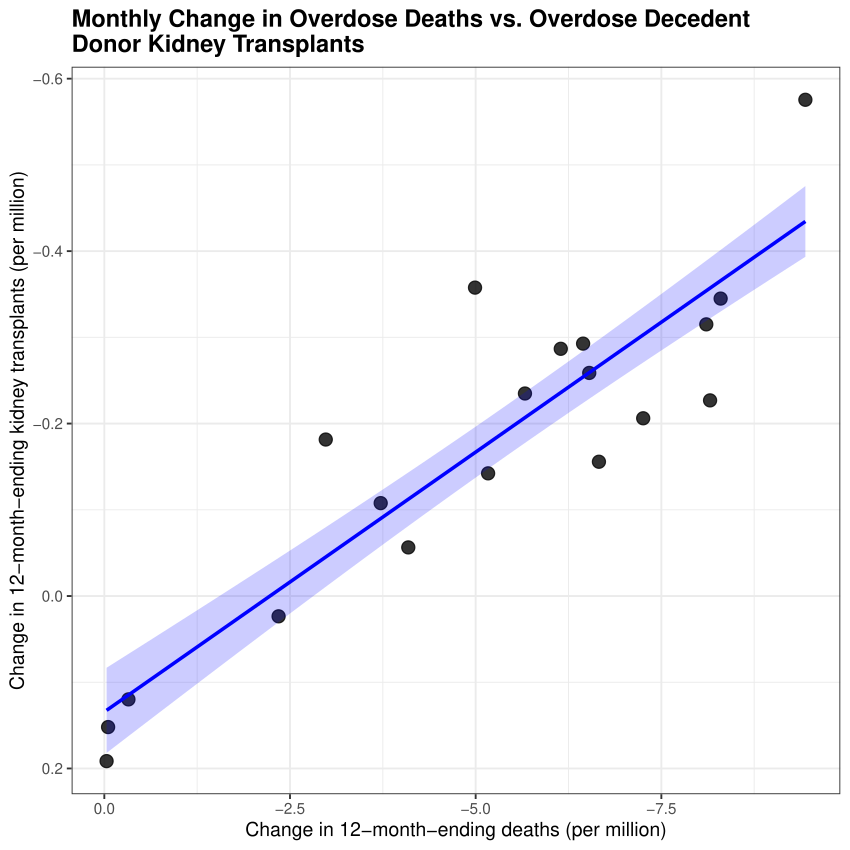

Generate this figure with R:
rm(list = ls())
pacman::p_load(tidyverse, lmtest, sandwich, here)
df <- read_csv(file.path(here(), "code", "submission 2", "Figure 2", "data", "Mortality_Vs_Transplant.csv"), 
                 col_types = cols(
                   Month                  = col_integer(),  # YYYYMM
                   ODD_Kidney_Transplants = col_double(),   # rate per million
                   ODD_Liver_Transplants  = col_double(),   # rate per million
                   ODD_deaths             = col_double()    # rate per million
                 )
)

df <- df %>%
  mutate(
    Year      = floor(Month / 100),
    Month_num = Month %% 100,
    Date      = as.Date(sprintf("%d-%02d-01", Year, Month_num)),
    .keep     = "unused"
  ) %>%
  arrange(Date)

# First differences
df_diff <- df %>%
  mutate(
    dKidney = ODD_Kidney_Transplants - lag(ODD_Kidney_Transplants),
    dLiver  = ODD_Liver_Transplants  - lag(ODD_Liver_Transplants),
    dDeaths = ODD_deaths             - lag(ODD_deaths)
  )

# ------------------------------------------------------------------------------
# 2. Analysis windows based on joinpoints
# ------------------------------------------------------------------------------

# Kidney peak at May 2023 → decline begins June 2023
df_kidney <- df_diff %>%
  filter(Date >= as.Date("2023-06-01")) %>%
  drop_na(dKidney, dDeaths)

# Liver peak at August 2023 → decline begins September 2023
df_liver <- df_diff %>%
  filter(Date >= as.Date("2023-09-01")) %>%
  drop_na(dLiver, dDeaths)

# ------------------------------------------------------------------------------
# 3. Helper: compute Newey–West lag
# ------------------------------------------------------------------------------

get_nw_lag <- function(model) {
  n <- length(residuals(model))
  auto_lag <- floor(4 * (n / 100)^(2/9)) # default HAC rule
  used_lag <- min(auto_lag, n - 1)
  tibble(n = n, auto_lag = auto_lag, used_lag = used_lag)
}

# ------------------------------------------------------------------------------
# 4. HAC regression + HAC plot
# ------------------------------------------------------------------------------

run_hac_model <- function(data, y_var, title_main, label_y) {
  y <- rlang::sym(y_var)
  
  cat("\n=============================================\n")
  cat("Series:", title_main, "\n")
  cat("=============================================\n")
  
  # --- Pearson correlation
  cat("=== Pearson Correlation ===\n")
  print(cor.test(dplyr::pull(data, !!y), data$dDeaths))
  
  # --- Linear regression
  formula <- as.formula(paste(y_var, "~ dDeaths"))
  lm_model <- lm(formula, data = data)
  
  # --- Newey–West lag reporting
  lag_info <- get_nw_lag(lm_model)
  cat("\n=== Newey–West Lag Info ===\n")
  print(lag_info)
  
  # --- Newey–West covariance
  nw_cov <- NeweyWest(lm_model, prewhite = FALSE)
  nw_res <- coeftest(lm_model, vcov. = nw_cov)
  
  cat("\n=== Regression with Newey–West Robust SE (auto lag) ===\n")
  print(nw_res)
  
  # --- Slope CI
  beta_hat <- coef(lm_model)["dDeaths"]
  se_hat   <- sqrt(nw_cov["dDeaths", "dDeaths"])
  df_resid <- lm_model$df.residual
  t_crit   <- qt(0.975, df_resid)
  
  ci_low  <- beta_hat - t_crit * se_hat
  ci_high <- beta_hat + t_crit * se_hat
  
  cat("\n=== Slope (per 1 death per million) ===\n")
  cat(sprintf("β = %.5f  (95%% CI: %.5f, %.5f)\n", beta_hat, ci_low, ci_high))
  
  cat("\n=== Slope (per 100 deaths per million) ===\n")
  cat(sprintf("β = %.2f  (95%% CI: %.2f, %.2f)\n",
              100 * beta_hat, 100 * ci_low, 100 * ci_high))
  
  # --- HAC prediction band
  grid <- tibble(dDeaths = seq(min(data$dDeaths),
                               max(data$dDeaths),
                               length.out = 200))
  X_new   <- model.matrix(~ dDeaths, data = grid)
  pred    <- X_new %*% coef(lm_model)
  pred_se <- sqrt(diag(X_new %*% nw_cov %*% t(X_new)))
  
  grid <- grid %>%
    mutate(
      fit = as.numeric(pred),
      lwr = fit - 1.96 * pred_se,
      upr = fit + 1.96 * pred_se
    )
  
  # --- Plot
  p <- ggplot(data, aes(x = dDeaths, y = !!y)) +
    geom_point(size = 4, colour = "black", alpha = 0.8) +
    geom_ribbon(
      data = grid,
      aes(x = dDeaths, ymin = lwr, ymax = upr),
      inherit.aes = FALSE,
      alpha = 0.2,
      fill  = "blue"
    ) +
    geom_line(
      data = grid,
      aes(x = dDeaths, y = fit),
      inherit.aes = FALSE,
      colour = "blue",
      linewidth = 1.2
    ) +
    scale_x_reverse() +
    scale_y_reverse() +
    labs(
      title = title_main,
      x     = "Change in 12-month-ending deaths (per million)",
      y     = label_y
    ) +
    theme_bw(base_size = 14) +
    theme(plot.title = element_text(face = "bold"))
  
  print(p)
  
  # --- Residual diagnostics
  residuals_lm <- residuals(lm_model)
  
  p_res <- ggplot(data %>% mutate(Residuals = residuals_lm),
                  aes(Date, Residuals)) +
    geom_line(linewidth = 1) +
    geom_hline(yintercept = 0, linetype = "dashed", colour = "red") +
    labs(
      title = paste("Regression Residuals Over Time –", title_main),
      x     = "Month",
      y     = "Residual"
    ) +
    theme_minimal()
  
  print(p_res)
  
  cat("\n=== Ljung-Box Test (lag = 4) ===\n")
  print(Box.test(residuals_lm, lag = 4, type = "Ljung-Box"))
  
  invisible(list(
    model    = lm_model,
    nw_cov   = nw_cov,
    lag_info = lag_info,
    grid     = grid,
    plot     = p
  ))
}

# ------------------------------------------------------------------------------
# 5. Run models: Kidney and Liver
# ------------------------------------------------------------------------------

kidney_results <- run_hac_model(
  data      = df_kidney,
  y_var     = "dKidney",
  title_main = stringr::str_wrap("Monthly Change in Overdose Deaths vs. Overdose Decedent Donor Kidney Transplants", width = 60),
  label_y   = "Change in 12-month-ending kidney transplants (per million)"
)

p <- kidney_results$plot

if(FALSE){
  ggsave(file.path(here(), "code", "submission 2", "Figure 2", "Figure 2.pdf"), 
         p, 
         device = "pdf", 
         height = 8.5, 
         width = 8.5, 
         units = "in")
}


liver_results <- run_hac_model(
  data      = df_liver,
  y_var     = "dLiver",
  title_main = "Monthly Change in Overdose Deaths vs. ODD Liver Transplants",
  label_y   = "Change in 12-month-ending liver transplants (per million)"
)
